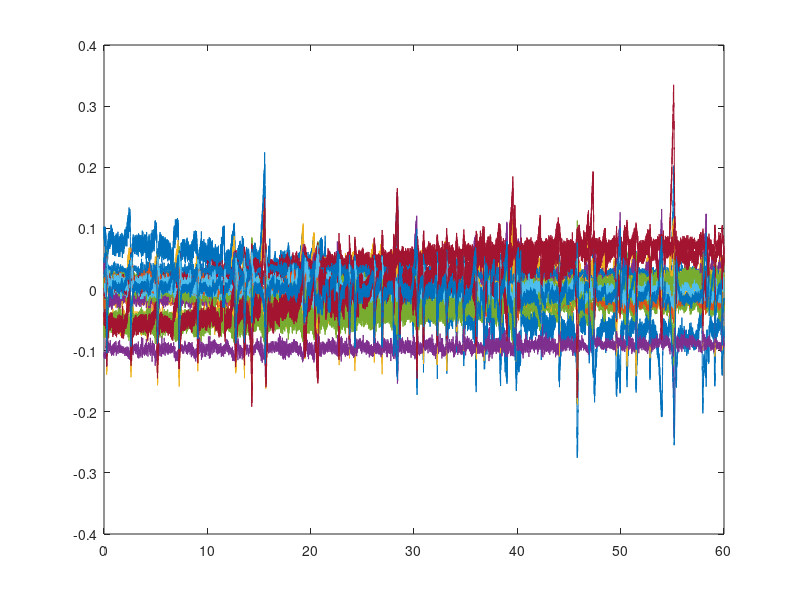

Reproduce this figure in MATLAB. (Note: this script raises an error after producing the figure.)

data = load("EEGdata.mat")

plot(data.t,data.signal);

spread_data = data.signal

Hd1=FIR_LP()

y_lp = Hd1.filter(spread_data);
plot(data.t,y_lp);


Hd2=IIR_notch()

y_notch = filtfilt(Hd2.Numerator,Hd2.Denominator,spread_data)
plot(data.t,y_notch)
% add titles


Hd3=FIR_HP()

y_hp = Hd3.filter(y_notch)
plot(data.t,y_hp)

